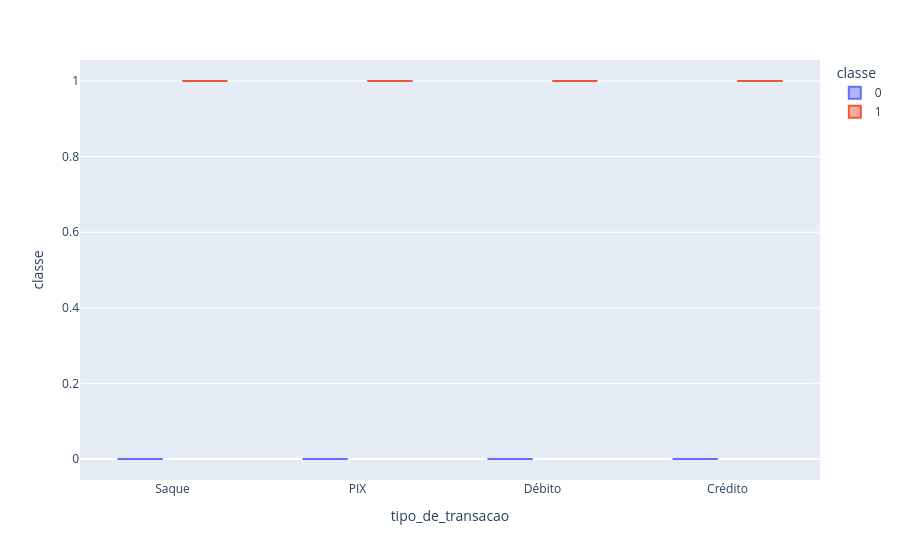

Notebook code for this chart:
### Code cell
# Boxplot entre tipo de Transacao e classe

px.box(df_transacoes, x='tipo_de_transacao', y='classe', color='classe')

### Figure 1 — Plotly figure (JSON) as saved in the notebook; plotly's stock layout.template omitted (floating-point values rounded to 4 significant figures; data arrays with more than 128 entries replaced by an {"elided": "..."} marker saying what was removed)
{"data": [{"alignmentgroup": "True", "hovertemplate": "classe=%{y}<br>tipo_de_transacao=%{x}<extra></extra>", "legendgroup": "0", "marker": {"color": "#636efa"}, "name": "0", "notched": false, "offsetgroup": "0", "orientation": "v", "showlegend": true, "type": "box", "x": {"elided": "11570 str values"}, "x0": " ", "xaxis": "x", "y": {"elided": "11570 int values"}, "y0": " ", "yaxis": "y"}, {"alignmentgroup": "True", "hovertemplate": "classe=%{y}<br>tipo_de_transacao=%{x}<extra></extra>", "legendgroup": "1", "marker": {"color": "#EF553B"}, "name": "1", "notched": false, "offsetgroup": "1", "orientation": "v", "showlegend": true, "type": "box", "x": {"elided": "1430 str values"}, "x0": " ", "xaxis": "x", "y": {"elided": "1430 int values"}, "y0": " ", "yaxis": "y"}], "layout": {"boxmode": "group", "legend": {"title": {"text": "classe"}, "tracegroupgap": 0}, "margin": {"t": 60}, "xaxis": {"anchor": "y", "domain": [0, 1], "title": {"text": "tipo_de_transacao"}}, "yaxis": {"anchor": "x", "categoryarray": [1, 0], "categoryorder": "array", "domain": [0, 1], "title": {"text": "classe"}}}}
